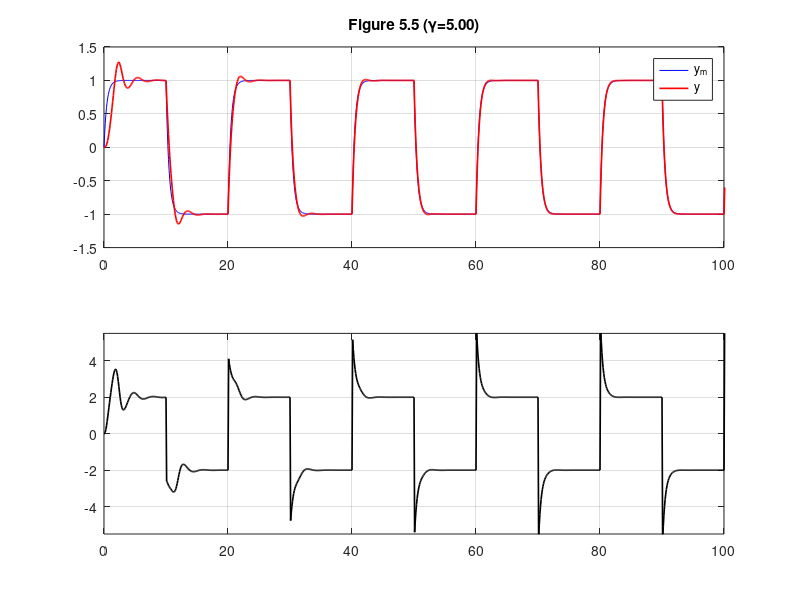
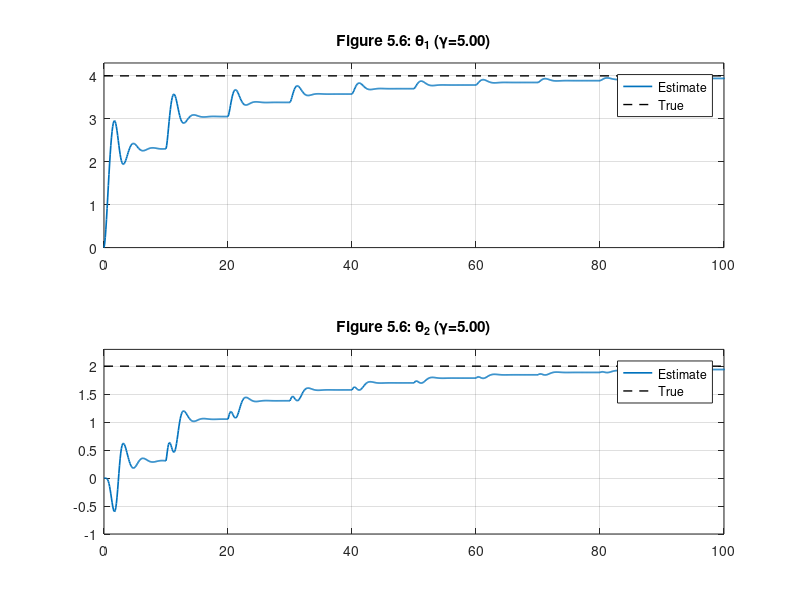
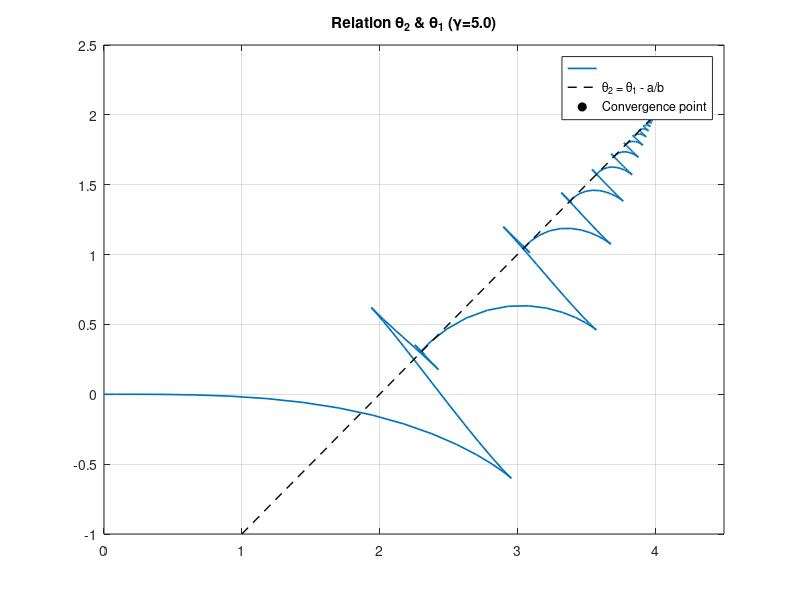

Source code (MATLAB) for these figures, in order:
clc; clear; close all;

%% parameters
a = 1;
b = 0.5;
am = 2;
bm = 2;
theta1_true = bm / b;      % = 4
theta2_true = (am - a) / b; % = 2
gamma = 5;  

%% settings
T  = 1000;    
dt = 0.1;    
time = 0:dt:T;
n = length(time);

%% Input
uc = ones(1,n);
uc(mod(time,20) >= 10) = -1;

y       = zeros(1,n);
ym      = zeros(1,n);  
u       = zeros(1,n);   
theta1  = zeros(1,n);  
theta2  = zeros(1,n);  

%% loop
for k = 2:n
    dym = -am * ym(k-1) + bm * uc(k-1);
    ym(k) = ym(k-1) + dt * dym;

    % Control law
    u(k) = theta1(k-1) * uc(k-1) - theta2(k-1) * y(k-1);

    % Plant update
    dy = -a * y(k-1) + b * u(k);
    y(k) = y(k-1) + dt * dy;

    e = y(k) - ym(k);

    F    = 1 / (1 + dt * am);
    phi1 = F * uc(k-1);
    phi2 = F * y(k-1);

    theta1(k) = theta1(k-1) - dt * gamma * phi1 * e;
    theta2(k) = theta2(k-1) + dt * gamma * phi2 * e;
end

%% Figure 5.5
figure(1);
subplot(2,1,1);
plot(time, ym, 'b', time, y, 'r', 'LineWidth', 1.2);
legend('y_m', 'y');
title(sprintf('Figure 5.5 (\\gamma=%.2f)', gamma));
axis([0, 100, -1.5, 1.5]);
grid on;

subplot(2,1,2);
plot(time, u, 'k', 'LineWidth', 1.2);
axis([0, 100, -5.5, 5.5]);
grid on;

%% Figure 5.6
figure(2);
subplot(2,1,1);
plot(time, theta1, 'LineWidth', 1.2); hold on;
plot([0 T], [theta1_true theta1_true], 'k--', 'LineWidth', 1);
legend('Estimate', 'True');
title(sprintf('Figure 5.6: \\theta_1 (\\gamma=%.2f)', gamma));
axis([0, 100, 0, 4.3]);
grid on;

subplot(2,1,2);
plot(time, theta2, 'LineWidth', 1.2); hold on;
plot([0 T], [theta2_true theta2_true], 'k--', 'LineWidth', 1);
legend('Estimate', 'True');
title(sprintf('Figure 5.6: \\theta_2 (\\gamma=%.2f)', gamma));
axis([0, 100, -1, 2.3]);
grid on;

%% Figure 5.7
figure(3);
plot(theta1, theta2, 'LineWidth', 1.2); hold on;
x_ref = [1, theta1_true];
y_ref = x_ref - (a/b);
plot(x_ref, y_ref, 'k--', 'LineWidth', 1);
%convergence point
plot(theta1_true, theta2_true, 'ko', 'MarkerFaceColor', 'k');
axis([0, 4.5, -1, 2.5]);
legend(' ', 'θ_2 = θ_1 - a/b', 'Convergence point');
title(sprintf('Relation θ_2 & θ_1 (\\gamma=%.1f)', gamma));
grid on;
